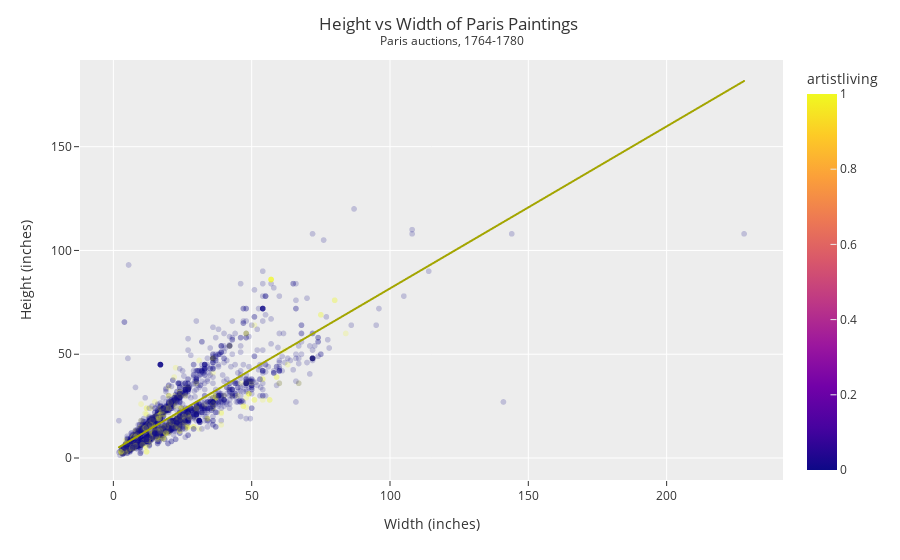

The cell this chart's notebook holds for it:
### Markdown cell above
IN the plot above we added another variable by coloring by whether or not there were landscape features in the painting. Then the trendline='ols' now gives us two lines. Here there is some evidence that if a painting in landscape, then it tends to be wider than it is tall.

**Exercise 1** Redo the plot above except color by some other variable that takes values of zero or one. Describe what the ols trendline tells you about the height and width of that type of painting. Eg. Does a painting being described as pastoral mean it is taller or wider than if it is not pastoral?

1. Choose a column that has just 0 and 1 as entries
2. Change those values into strings using apply and lambda
3. Do a value counts and talk about the balance in the data
4. Create a scatter plot with an old trendline colored by your focal column
5. Describe in words what you plot is telling you.

### Code cell
fig = px.scatter(DF,
                 x='Width_in',
                 y="Height_in",
                 color='artistliving',
                 opacity=0.2,
                 trendline='ols')

fig.update_layout(template="ggplot2",
                  title='Height vs Width of Paris Paintings <br><sup> Paris auctions, 1764-1780</sup>',
                  title_x=0.5,
                  xaxis_title="Width (inches)",
                  yaxis_title="Height (inches)")

fig.show()

### Figure 1 — Plotly figure (JSON) as saved in the notebook; plotly's stock layout.template omitted (floating-point values rounded to 4 significant figures; data arrays with more than 128 entries replaced by an {"elided": "..."} marker saying what was removed)
{"data": [{"hovertemplate": "Width_in=%{x}<br>Height_in=%{y}<br>artistliving=%{marker.color}<extra></extra>", "legendgroup": "", "marker": {"color": {"elided": "3393 int values"}, "coloraxis": "coloraxis", "opacity": 0.2, "symbol": "circle"}, "mode": "markers", "name": "", "showlegend": false, "type": "scattergl", "x": {"elided": "3393 float values"}, "xaxis": "x", "y": {"elided": "3393 float values"}, "yaxis": "y"}, {"hovertemplate": "<b>OLS trendline</b><br>Height_in = 0.780796 * Width_in + 3.62141<br>R<sup>2</sup>=0.682947<br><br>Width_in=%{x}<br>Height_in=%{y} <b>(trend)</b><extra></extra>", "legendgroup": "", "marker": {"symbol": "circle"}, "mode": "lines", "name": "", "showlegend": false, "type": "scattergl", "x": {"elided": "3135 float values"}, "xaxis": "x", "y": {"elided": "3135 float values"}, "yaxis": "y"}], "layout": {"autosize": true, "coloraxis": {"colorbar": {"title": {"text": "artistliving"}}, "colorscale": [[0, "#0d0887"], [0.1111, "#46039f"], [0.2222, "#7201a8"], [0.3333, "#9c179e"], [0.4444, "#bd3786"], [0.5556, "#d8576b"], [0.6667, "#ed7953"], [0.7778, "#fb9f3a"], [0.8889, "#fdca26"], [1, "#f0f921"]]}, "legend": {"tracegroupgap": 0}, "margin": {"t": 60}, "title": {"text": "Height vs Width of Paris Paintings <br><sup> Paris auctions, 1764-1780</sup>", "x": 0.5}, "xaxis": {"anchor": "y", "autorange": true, "domain": [0, 1], "range": [-11.76, 241.8], "title": {"text": "Width (inches)"}, "type": "linear"}, "yaxis": {"anchor": "x", "autorange": true, "domain": [0, 1], "range": [-12.36, 191.9], "title": {"text": "Height (inches)"}, "type": "linear"}}}
